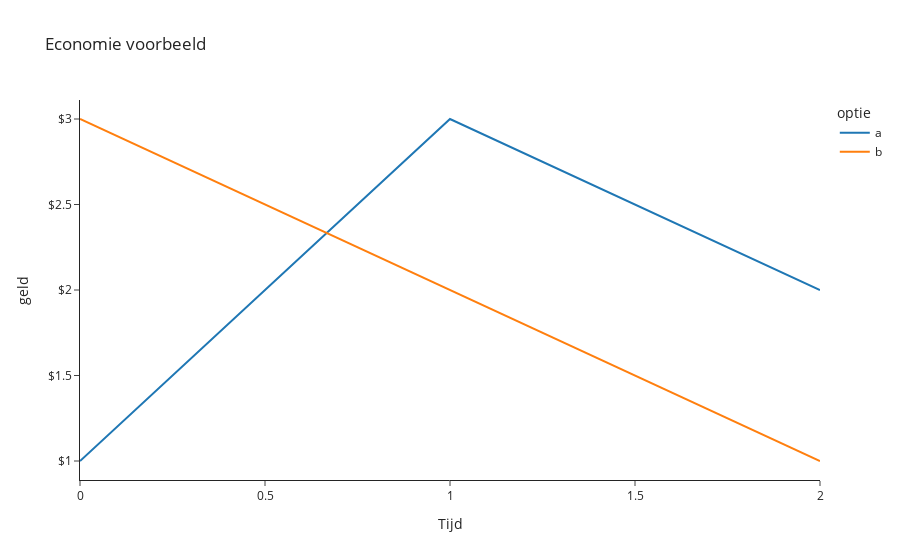

Notebook source saved alongside this figure:
### Code cell
import pandas as pd
pd.options.plotting.backend = "plotly"

df = pd.DataFrame(dict(a=[1,3,2], b=[3,2,1]))
fig = df.plot(title="Economie voorbeeld", template="simple_white",
              labels=dict(index="Tijd", value="geld", variable="optie"))
fig.update_yaxes(tickprefix="$")
fig.show()

### Figure 1 — Plotly figure (JSON) as saved in the notebook; plotly's stock layout.template omitted (floating-point values rounded to 4 significant figures)
{"data": [{"hovertemplate": "optie=a<br>Tijd=%{x}<br>geld=%{y}<extra></extra>", "legendgroup": "a", "line": {"color": "#1F77B4", "dash": "solid"}, "marker": {"symbol": "circle"}, "mode": "lines", "name": "a", "orientation": "v", "showlegend": true, "type": "scatter", "x": [0, 1, 2], "xaxis": "x", "y": [1, 3, 2], "yaxis": "y"}, {"hovertemplate": "optie=b<br>Tijd=%{x}<br>geld=%{y}<extra></extra>", "legendgroup": "b", "line": {"color": "#FF7F0E", "dash": "solid"}, "marker": {"symbol": "circle"}, "mode": "lines", "name": "b", "orientation": "v", "showlegend": true, "type": "scatter", "x": [0, 1, 2], "xaxis": "x", "y": [3, 2, 1], "yaxis": "y"}], "layout": {"legend": {"title": {"text": "optie"}, "tracegroupgap": 0}, "title": {"text": "Economie voorbeeld"}, "xaxis": {"anchor": "y", "domain": [0, 1], "title": {"text": "Tijd"}}, "yaxis": {"anchor": "x", "domain": [0, 1], "tickprefix": "$", "title": {"text": "geld"}}}}
